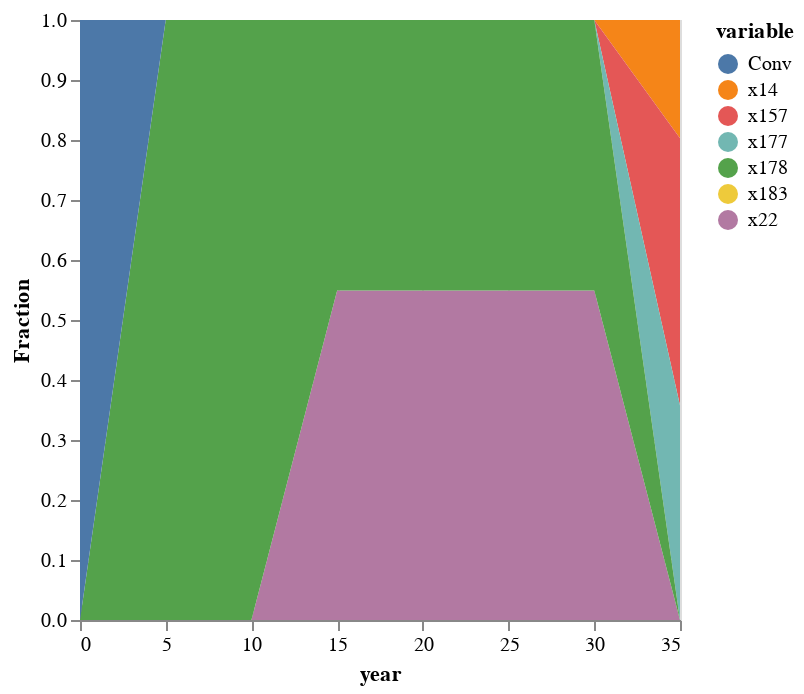

Notebook cell for this chart:
### Code cell
transpose(xk)
df1=DataFrame(xk',:auto)
df1[!,:year] = 5*collect(1:7)
df1=df1[!, any.(>(0), eachcol(df1))]
df1[!,:Conv] = zeros(7)
sNames="compromise ".*string.(collect(1:length(xk[:,1])))
push!(df1,zeros(size(df1)[2]))
df1[8,:Conv]=1
#rename!(df1,[:x28,:x29,:x30,:x44,:x48] .=> [:pyLDPE_maxTheta,:pyLDPE_minGWP,:pyLDPE_minLCC,:pyLDPE_14,:pyLDPE_18])
#rename!(df1,[:x159,:x163] .=> [:alcPLA_minLCC,:alcPLA_3])
comp=df1 |> stack |> @vlplot(:area, x=:year, y={:value, stack=:zero, title="Fraction"}, color="variable:n",legend=:sNames) 
#save("./result-case-roadmap/compromise-netzero.svg", comp)
#comp

### Figure 1 — Vega-Lite specification as saved in the notebook (floating-point values rounded to 4 significant figures)
{"data": {"values": [{"value": 0, "variable": "x14", "year": 5}, {"value": 0, "variable": "x14", "year": 10}, {"value": 0, "variable": "x14", "year": 15}, {"value": 0, "variable": "x14", "year": 20}, {"value": 0, "variable": "x14", "year": 25}, {"value": 0, "variable": "x14", "year": 30}, {"value": 0.1971, "variable": "x14", "year": 35}, {"value": 0, "variable": "x14", "year": 0}, {"value": 0, "variable": "x22", "year": 5}, {"value": 0, "variable": "x22", "year": 10}, {"value": 0.5491, "variable": "x22", "year": 15}, {"value": 0.5491, "variable": "x22", "year": 20}, {"value": 0.5491, "variable": "x22", "year": 25}, {"value": 0.5491, "variable": "x22", "year": 30}, {"value": 0, "variable": "x22", "year": 35}, {"value": 0, "variable": "x22", "year": 0}, {"value": 0, "variable": "x157", "year": 5}, {"value": 0, "variable": "x157", "year": 10}, {"value": 0, "variable": "x157", "year": 15}, {"value": 0, "variable": "x157", "year": 20}, {"value": 0, "variable": "x157", "year": 25}, {"value": 0, "variable": "x157", "year": 30}, {"value": 0.4454, "variable": "x157", "year": 35}, {"value": 0, "variable": "x157", "year": 0}, {"value": 0, "variable": "x177", "year": 5}, {"value": 0, "variable": "x177", "year": 10}, {"value": 0, "variable": "x177", "year": 15}, {"value": 0, "variable": "x177", "year": 20}, {"value": 0, "variable": "x177", "year": 25}, {"value": 0, "variable": "x177", "year": 30}, {"value": 0.3575, "variable": "x177", "year": 35}, {"value": 0, "variable": "x177", "year": 0}, {"value": 1, "variable": "x178", "year": 5}, {"value": 1, "variable": "x178", "year": 10}, {"value": 0.4509, "variable": "x178", "year": 15}, {"value": 0.4509, "variable": "x178", "year": 20}, {"value": 0.4509, "variable": "x178", "year": 25}, {"value": 0.4509, "variable": "x178", "year": 30}, {"value": 0, "variable": "x178", "year": 35}, {"value": 0, "variable": "x178", "year": 0}, {"value": 0, "variable": "x183", "year": 5}, {"value": 0, "variable": "x183", "year": 10}, {"value": 2.154e-14, "variable": "x183", "year": 15}, {"value": 0, "variable": "x183", "year": 20}, {"value": 0, "variable": "x183", "year": 25}, {"value": 0, "variable": "x183", "year": 30}, {"value": 0, "variable": "x183", "year": 35}, {"value": 0, "variable": "x183", "year": 0}, {"value": 0, "variable": "Conv", "year": 5}, {"value": 0, "variable": "Conv", "year": 10}, {"value": 0, "variable": "Conv", "year": 15}, {"value": 0, "variable": "Conv", "year": 20}, {"value": 0, "variable": "Conv", "year": 25}, {"value": 0, "variable": "Conv", "year": 30}, {"value": 0, "variable": "Conv", "year": 35}, {"value": 1, "variable": "Conv", "year": 0}]}, "encoding": {"color": {"field": "variable", "type": "nominal"}, "x": {"field": "year", "type": "quantitative"}, "y": {"field": "value", "stack": "zero", "title": "Fraction", "type": "quantitative"}}, "legend": "sNames", "mark": "area"}
